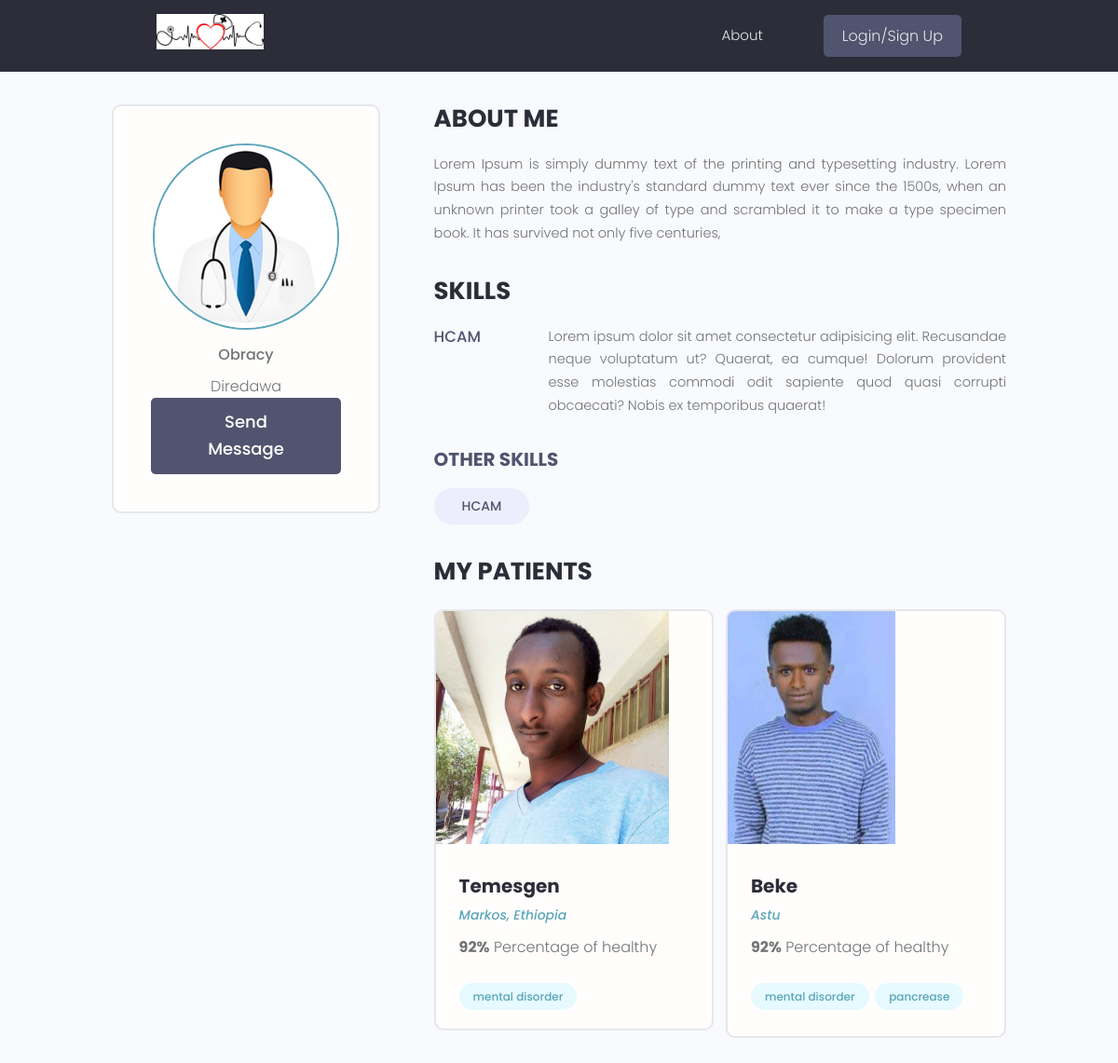
Page /users/single-doctor/2192ef72-8828-4a37-9116-be7b10827b64/ on the committed database.
### users/models.py (models this page shows, shortened)
class Doctor(models.Model):
    user = models.OneToOneField(UserAccount, null=True, blank=True, on_delete=models.CASCADE)
    first_name = models.CharField(max_length=100, null=True, blank=True)
    middle_name = models.CharField(max_length=100, null=True, blank=True)
    last_name = models.CharField(max_length=100, null=True, blank=True)
    email = models.EmailField(max_length=150, null=True, blank=True)
    username = models.CharField(max_length=100, null=True, blank=True)
    location = models.CharField(max_length=100, null=True, blank=True)
    national_id = models.ImageField(null=True, blank=True, default='national.jpg')
    field_title = models.CharField(max_length=150, null=True, blank=True)
    short_intro = models.CharField(max_length=250, null=True, blank=True)
    profile_image = models.ImageField(null=True, blank=True, default='default-doctor.jpg')
    biography = models.TextField(null=True, blank=True)
    working_place = models.ForeignKey(Hospital, on_delete=models.CASCADE, null=True, blank=True)
    cv = models.ImageField(null=True, blank=True)
    created = models.DateTimeField(auto_now_add=True)
    id = models.UUIDField(default=uuid.uuid4, unique=True, primary_key=True, editable=False)

class Patient(models.Model):
    user = models.OneToOneField(UserAccount, null=True, blank=True, on_delete=models.CASCADE)
    first_name = models.CharField(max_length=100, null=True, blank=True)
    middle_name = models.CharField(max_length=100, null=True, blank=True)
    last_name = models.CharField(max_length=100, null=True, blank=True)
    email = models.EmailField(max_length=150, null=True, blank=True)
    username = models.CharField(max_length=100, null=True, blank=True)
    location = models.CharField(max_length=100, null=True, blank=True)
    national_id = models.ImageField(null=True, blank=True, default='national.jpg')
    age = models.PositiveIntegerField(null=True, blank=True)
    outPatient = models.BooleanField(null=True, blank=True)
    doctor = models.ForeignKey(Doctor, null=True, blank=True, on_delete=models.SET_NULL)
    diseases = models.ManyToManyField('Disease')
    caregiver = models.ForeignKey(Caregiver, null=True, blank=True, on_delete=models.CASCADE)
    profile_image = models.ImageField(null=True, blank=True, default='default-patient.png')
    created = models.DateTimeField(auto_now_add=True)
    id = models.UUIDField(default=uuid.uuid4, unique=True, primary_key=True, editable=False)

class Disease(models.Model):
    title = models.CharField(max_length=100, null=True, blank=True)
    description = models.TextField(null=True, blank=True)
    cause = models.TextField(null=True, blank=True)
    symptom = models.TextField(null=True, blank=True)
    updated = models.DateTimeField(auto_now=True)
    created = models.DateTimeField(auto_now_add=True)
    id = models.UUIDField(default=uuid.uuid4, unique=True, primary_key=True, editable=False)

### users/views.py (the view)
# urls.py: path('single-doctor/<str:pk>/', views.singleDoctor, name = 'single-doctor'),
def singleDoctor(request, pk):
    singleDoctorObj = Doctor.objects.get(id=pk)
    context = {'singleDoctorObj': singleDoctorObj}
    return render(request, 'users/single-doctor.html', context)

### users/templates/users/single-doctor.html (shortened to what this page needs)
{% extends 'main.html' %}
{% block content %}
{% include 'usernavbar.html' %}
<main class="profile my-md">
    <div class="container">
      <div class="layout">
        <div class="column column--1of3">
          <div class="card text-center">
            <div class="card__body dev">
              <img class="avatar avatar--xl" src="{{ singleDoctorObj.profile_image.url }}" />
              <p class="dev__title">{{singleDoctorObj.field_title}}</p>
              <p class="dev__location">{{singleDoctorObj.location}}</p>
              <a href="#" class="btn btn--sub btn--lg">Send Message </a>
            </div>
          </div>
        </div>
        <div class="column column--2of3">
          <div class="devInfo">
            <h3 class="devInfo__title">About Me</h3>
            <p class="devInfo__about">{{singleDoctorObj.biography}}</p>
          </div>
          <div class="devInfo">
            <h3 class="devInfo__title">Skills</h3>
            <div class="devInfo__skills">
              <div class="devSkill">
                <h4 class="devSkill__title">HCAM</h4>
                <p class="devSkill__info">
                  Lorem ipsum dolor sit amet consectetur adipisicing elit. Recusandae neque voluptatum ut? Quaerat, ea
                  cumque! Dolorum provident esse molestias commodi odit sapiente quod quasi corrupti obcaecati? Nobis
                  ex temporibus quaerat!
                </p>
              </div>
              <h3 class="devInfo__subtitle">Other Skills</h3>
              <div class="devInfo__otherSkills">
                <span class="tag tag--pill tag--sub tag--lg">
                  <small>HCAM</small>
                </span>
              </div>
            </div>
          </div>
          <div class="devInfo">
            <h3 class="devInfo__title">MY PATIENTS</h3>
            <div class="grid grid--two">
              {% for patient in singleDoctorObj.patient_set.all %}
              <div class="column">
                <div class="card project">
                  <a href="{% url 'single-patient' patient.id %}" class="project">
                    <img class="project__thumbnail" src="{{patient.profile_image.url}}" alt="patient image" />
                    <div class="card__body">
                      <h3 class="project__title">{{patient.first_name}}</h3>
                      <p><a class="project__author" href="{% url 'single-patient' patient.id %}">{{patient.location}}</a></p>
                      <p class="project--rating">
                        <span style="font-weight: bold;">92%</span> Percentage of healthy
                      </p>
                      <div class="project__tags">
                        {% for disease in patient.diseases.all %}
                        <span class="tag tag--pill tag--main">
                          <small>{{disease.title}}</small>
                        </span>
                        {% endfor %}
                      </div>
                    </div>
                  </a>
                </div>
              </div>
              {% endfor %}
            </div>
          </div>
        </div>
      </div>
    </div>
  </main>
{% endblock %}

### static/styles/app.css (style rules this page uses)
:root { --color-sub: #2d2d39; }
.btn--sub { background-color: var(--color-sub-light); }
.card { border: 2px solid var(--color-light); }
img { width: 100%; }
.profile .card > .dev { padding: 4rem; }
.dev__title { font-size: 1.6rem; font-weight: 500; line-height: 1.3; }
.dev__location { margin-top: 1rem; }
.devInfo { margin-bottom: 3rem; }
.devInfo__title, .devInfo__subtitle { font-size: 2.6rem; color: var(--color-sub); text-transform: uppercase; font-weight: 700; margin-bottom: 1.5rem; }
.devInfo__subtitle { font-size: 2rem; color: var(--color-sub-light); }
.devInfo__about, .devSkill__info { font-size: 1.45rem; line-height: 1.7; text-align: justify; }
.devSkill { margin-bottom: 3rem; }
.devSkill__title { font-size: 1.65rem; font-weight: 500; color: var(--color-sub-light); }
@media screen and (min-width: 700px) { .devSkill { display: flex; justify-content: space-between; gap: 3rem; } }
@media screen and (min-width: 700px) { .devSkill__info { flex-basis: 80%; } }
.project__author { font-size: 1.4rem; font-style: italic; }
.project--rating { margin-bottom: 1.6em; margin-top: .5em; }
.project__thumbnail { height: 25rem; object-fit: cover; object-position: top center; }
.project__title { font-size: 2rem; font-weight: 700; color: var(--color-sub); }

### static/uikit/styles/modules/_variables.css (style rules this page uses)
:root { --color-main: #5aa5b9; --color-main-light: #e6faff; --color-sub: #3f4156; --color-sub-light: #51546e; --color-sub-lighter: #ededfd; --color-text: #737373; --color-gray: #8b8b8b; --color-light: #e5e7eb; --color-light-gray: #767676; --color-bg: #f8fafd; --color-white: #fffefd; --color-white-light: #f3f3f3; --color-success: #359e64; --color-success-bg: #def8e8; --color-error: #fc4b0b; --color-error-bg: #fff2ee; --font-base: 'Poppins', arial, helvetica, 'Segoe UI', roboto, ubuntu, sans-serif; --font-monospace: 'Fira Code', 'Courier New', courier, monospace; --font-regular: 300; --font-medium: 500; --font-bold: 700; --generic-shadow: 1px 1px 5px #00000010; --generic-transition: all 0.3s ease-in-out; }

### static/uikit/styles/modules/_base.css (style rules this page uses)
* { margin: 0; padding: 0; box-sizing: border-box; text-rendering: optimizeLegibility; color: inherit; font-size: inherit; }
html { font-size: 50%; }
@media only screen and (min-width: 480px) { html { font-size: 56.25%; } }
@media only screen and (min-width: 1200px) { html { font-size: 62.5%; } }
body { line-height: 1.6; font-weight: 400; font-size: 1.5rem; color: var(--color-text); background-color: var(--color-bg); min-height: 100vh; }

### static/uikit/styles/modules/_typography.css (style rules this page uses)
* { font-family: var(--font-base); }
h3 { font-size: 3.2rem; font-weight: var(--font-medium); }
h4 { font-size: 2.8rem; font-weight: var(--font-medium); }
p, span, strong { font-size: 1.6rem; color: var(--color-text); font-weight: var(--font-regular); }
a { padding-bottom: 2px; text-decoration: none; display: inline-block; color: var(--color-main); font-weight: var(--font-medium); }

### static/uikit/styles/modules/_utilities.css (style rules this page uses)
.container { width: 92%; max-width: 165rem; margin: 0 auto; box-sizing: border-box; }
@media screen and (min-width: 1000px) { .container { width: 90%; } }
@media screen and (min-width: 1200px) { .container { width: 80%; } }
.text-center { text-align: center; }
.my-md { margin: 3rem auto; }

### static/uikit/styles/modules/_avatar.css (style rules this page uses)
.avatar { border-radius: 50%; border: 2px solid var(--color-main); object-fit: cover; }
.avatar--xl { height: 20rem; width: 20rem; }

### static/uikit/styles/modules/_button.css (style rules this page uses)
.btn { display: inline-block; position: relative; cursor: pointer; background-color: var(--color-light); font-weight: var(--font-medium); color: var(--color-sub); text-decoration: none; padding: 1rem 2rem; border-radius: 0.5rem; border: none; width: -webkit-fit-content; width: -moz-fit-content; width: fit-content; height: -webkit-fit-content; height: -moz-fit-content; height: fit-content; font-size: 1.6rem; outline-width: 0; outline-color: transparent; -webkit-backface-visibility: hidden; backface-visibility: hidden; transition: all 0.3s ease-in-out; }
.btn--sub { background-color: var(--color-sub); color: var(--color-white); }
.btn--lg { font-size: 1.8rem; padding: 1.2rem 4.5rem; }

### static/uikit/styles/modules/_card.css (style rules this page uses)
.card { border-radius: 1rem; background-color: var(--color-white); border: 1.5px solid var(--color-light); width: auto; height: auto; margin-top: 0.5rem; margin-bottom: 0.5rem; overflow: hidden; }
.card__body, .card__header { padding: 2rem 2.5rem; }

### static/uikit/styles/modules/_layout.css (style rules this page uses)
.layout { display: flex; flex-flow: row wrap; justify-content: space-between; }
.layout > .column { margin-bottom: 3rem; }
.layout > .column.column--1of3 { flex-basis: 30%; }
.layout > .column.column--2of3 { flex-basis: 64%; }

### rows in the picture
Doctor: profile_image (placeholder picture), field_title "Obracy", location "Diredawa", biography "Lorem Ipsum is simply dummy text of the printing and typesetting industry. Lorem Ipsum has been the industry's standard dummy text ever since the 1500s, when an unknown printer took a galley of type and scrambled it to make a type specimen book. It has survived not only five centuries,"
Patient: profile_image (picture), first_name "Temesgen", location "Markos, Ethiopia"
Disease: title "mental disorder"
Patient: profile_image (picture), first_name "Beke", location "Astu"
Disease: title "pancrease"
